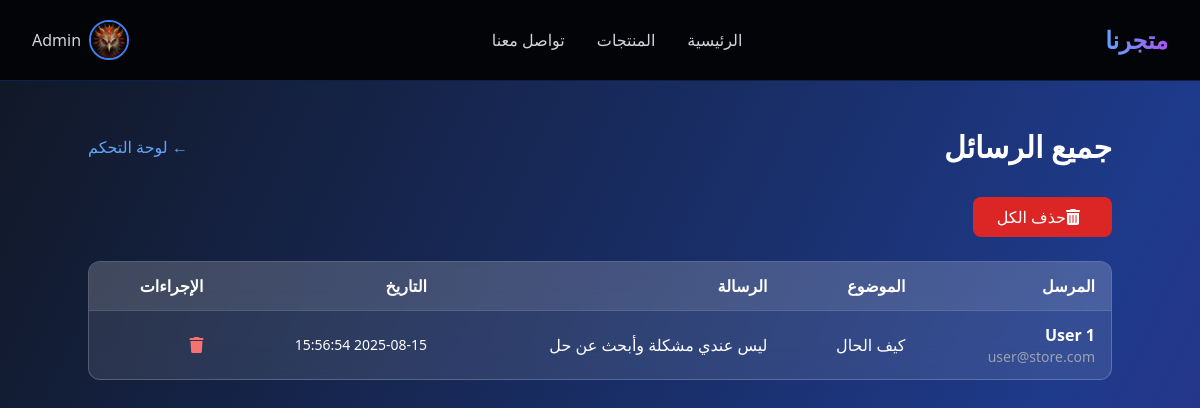
Page /admin/messages.php (signed in) on the committed database.
### tables this page shows
CREATE TABLE `messages` (
  `id` int(11) NOT NULL,
  `user_id` int(11) DEFAULT NULL,
  `subject` varchar(255) DEFAULT NULL,
  `message` text DEFAULT NULL,
  `created_at` timestamp NOT NULL DEFAULT current_timestamp()
);

CREATE TABLE `users` (
  `id` int(11) NOT NULL,
  `name` varchar(100) NOT NULL,
  `email` varchar(100) NOT NULL,
  `password` varchar(255) NOT NULL,
  `profile_image` varchar(255) DEFAULT 'default.jpg',
  `role` enum('user','admin') DEFAULT 'user',
  `created_at` timestamp NOT NULL DEFAULT current_timestamp()
);

### admin/messages.php (the view, shortened to what this page needs)
<?php
require_once __DIR__ . '/../config/database.php';
$messages = $pdo->query("SELECT m.*, u.name, u.email
                         FROM messages m
                         JOIN users u ON m.user_id = u.id
                         ORDER BY m.created_at DESC")->fetchAll();
include __DIR__ . '/../includes/header.php';
?>
<section class="min-h-screen bg-gradient-to-br from-gray-900 via-blue-900 to-purple-900 text-white px-6 py-12">
    <div class="max-w-5xl mx-auto">
        <div class="flex justify-between items-center mb-8">
            <h1 class="text-3xl font-bold">جميع الرسائل</h1>
            <a href="/ecommerce-store/admin/dashboard.php" class="text-blue-400 hover:underline">← لوحة التحكم</a>
        </div>
        <form method="POST" class="mb-6" onsubmit="return confirm('هل أنت متأكد من حذف جميع الرسائل؟')">
            <button type="submit" name="delete_all_messages"
                class="bg-red-600 hover:bg-red-700 text-white px-6 py-2 rounded-lg transition">
                <i class="fas fa-trash-alt mr-2"></i>حذف الكل
            </button>
        </form>
        <div class="glass bg-white/10 backdrop-blur-lg border border-white/20 rounded-xl overflow-hidden">
            <table class="w-full">
                <thead class="bg-white/10">
                    <tr>
                        <th class="px-4 py-3 text-right">المرسل</th>
                        <th class="px-4 py-3 text-right">الموضوع</th>
                        <th class="px-4 py-3 text-right">الرسالة</th>
                        <th class="px-4 py-3 text-right">التاريخ</th>
                        <th class="px-4 py-3 text-right">الإجراءات</th>
                    </tr>
                </thead>
                <tbody>
                    <?php foreach ($messages as $msg): ?>
                        <tr class="border-t border-white/10">
                            <td class="px-4 py-3">
                                <p class="font-semibold"><?= htmlspecialchars($msg['name']) ?></p>
                                <p class="text-sm text-gray-400"><?= htmlspecialchars($msg['email']) ?></p>
                            </td>
                            <td class="px-4 py-3"><?= htmlspecialchars($msg['subject']) ?></td>
                            <td class="px-4 py-3 max-w-xs truncate"><?= nl2br(htmlspecialchars($msg['message'])) ?></td>
                            <td class="px-4 py-3 text-sm"><?= $msg['created_at'] ?></td>
                            <td class="px-4 py-3">
                                <form method="POST" class="inline" onsubmit="return confirm('هل أنت متأكد؟')">
                                    <button type="submit" name="delete_message" class="text-red-400 hover:text-red-300">
                                        <i class="fas fa-trash"></i>
                                    </button>
                                </form>
                            </td>
                        </tr>
                    <?php endforeach; ?>
                </tbody>
            </table>
        </div>
    </div>
</section>
<?php include __DIR__ . '/../includes/footer.php'; ?>

### includes/header.php (style rules this page uses)
body { background: linear-gradient(to bottom, #111827, #1e1b4b); color: white; min-height: 100vh; }
.glass { background: rgba(255, 255, 255, 0.1); backdrop-filter: blur(10px); border: 1px solid rgba(255, 255, 255, 0.2); }

### rows in the picture
messages: user.name "User 1", user.email "user@store.com", subject "كيف الحال", message "ليس عندي مشكلة وأبحث عن حل", created_at "2025-08-15 15:56:54"

### other values in the picture
$_SESSION['user_name'] "Admin"
